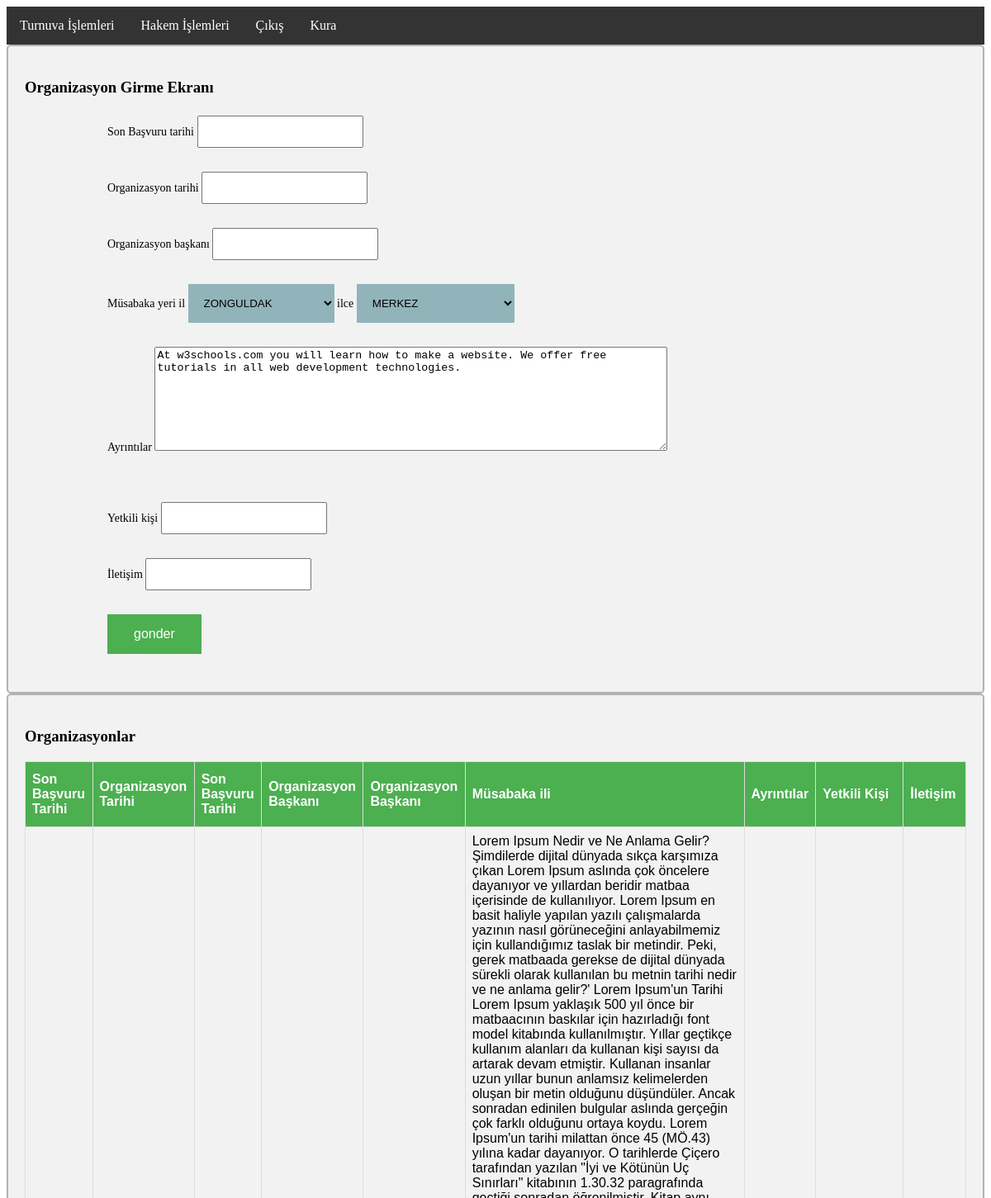
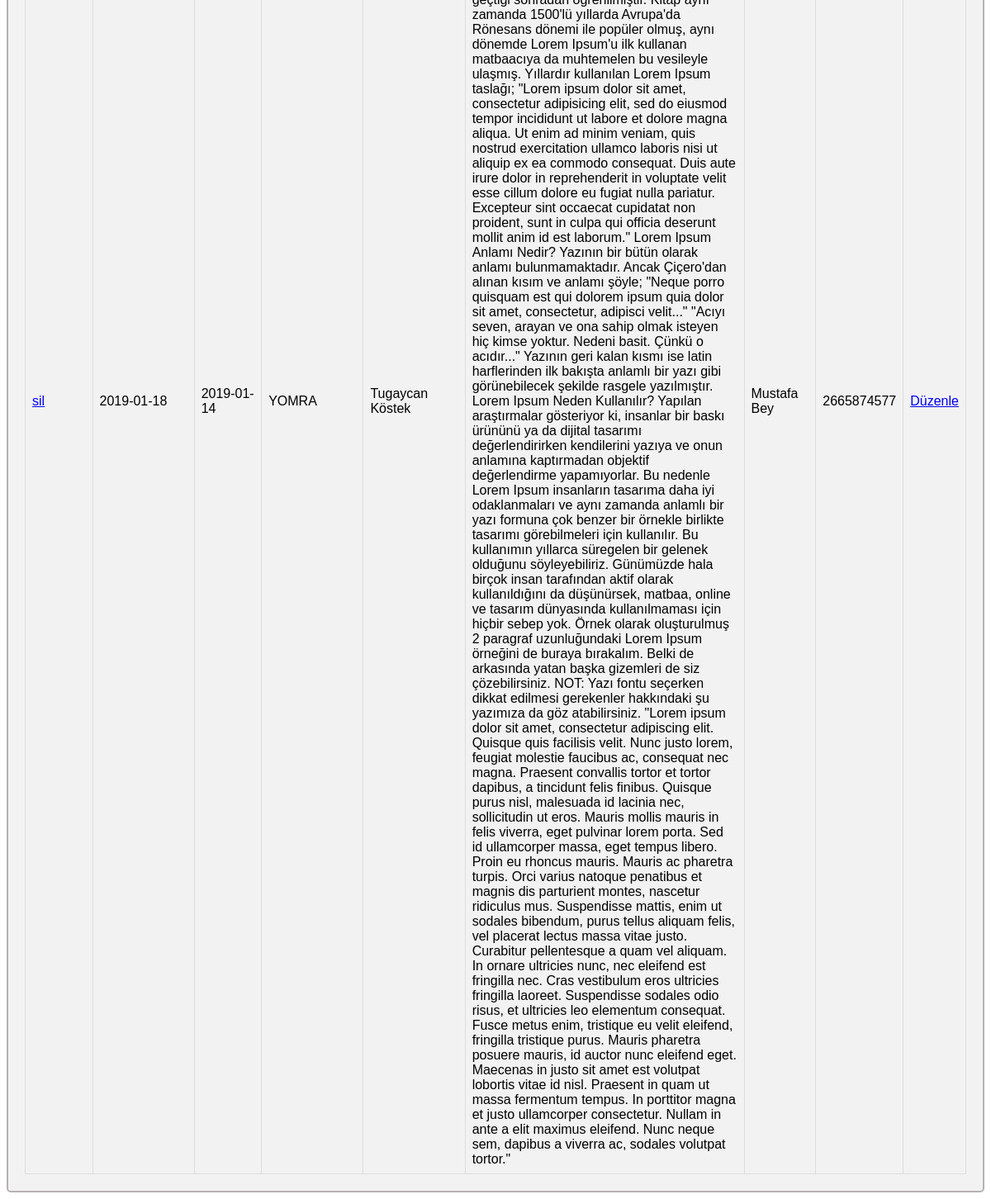
Page /admin/index.php (signed in) on the committed database (2 pictures, top to bottom).
### tables this page shows
CREATE TABLE `turnuva` (
  `turnuvaId` int(11) NOT NULL,
  `tar` date DEFAULT NULL,
  `sonBasTar` date DEFAULT NULL,
  `yoneticiId` int(11) DEFAULT NULL,
  `ilceId` int(11) DEFAULT NULL,
  `orgBaskan` varchar(50) DEFAULT NULL,
  `reglaman` text,
  `yetkiliKisi` varchar(50) DEFAULT NULL,
  `iletisim` varchar(50) DEFAULT NULL
);

CREATE TABLE `ilce` (
  `ilceId` int(11) NOT NULL,
  `ilId` int(11) DEFAULT NULL,
  `ilceAd` varchar(50) DEFAULT NULL
);

### admin/index.php (the view, shortened to what this page needs)
<head>
<?php include "../bag.php";
include "include.php";
?>
 <link rel="stylesheet" href="https://code.jquery.com/ui/1.12.1/themes/base/jquery-ui.css">
</head>
<div>
<h3>Organizasyon Girme Ekranı</h3>
<form method="POST" action="hakem/hakemGir.php">
<p>Son Başvuru tarihi <input type="text" name="sonBasvur" class="datepicker"></p>
<p>Organizasyon tarihi <input type="text" name="tarih" class="datepicker"></p>
<p>Organizasyon başkanı <input type="text" name="baskan"></p>
<p>Müsabaka yeri il <select name="il" id="il" onchange="showHint()">
<?php
$sql="select *from il";
$result = $conn->query($sql);
 while($row = $result->fetch_assoc()) {
		echo	"<option selected value=".$row["ilId"].">".$row["ilAd"]."</option>";
    }
?>
</select>
ilce <select name="ilce" id="ilce">
<?php
$sql="select *from ilce";
$result = $conn->query($sql);
 while($row = $result->fetch_assoc()) {
		echo	"<option selected value=".$row["ilceId"].">".$row["ilceAd"]."</option>";
    }
?>
</select>
 </p>
<p>Ayrıntılar <textarea name="ayrıntı" rows="8" cols="75">
At w3schools.com you will learn how to make a website. We offer free tutorials in all web development technologies.
</textarea><p>
<p>Yetkili kişi <input type="text" name="yetkili"></p>
<p>İletişim <input type="text" name="iletisim"></p>
<p><input type="submit" value="gonder"></p>
</div>
<div>
<h3>Organizasyonlar</h3>
<table>
<tr><th>Son Başvuru Tarihi</th><th>Organizasyon Tarihi</th><th>Son Başvuru Tarihi</th><th>Organizasyon Başkanı
</th><th>Organizasyon Başkanı</th><th>Müsabaka ili</th><th>Ayrıntılar</th><th>Yetkili Kişi</th><th>İletişim</th></tr>
<?php $sql="SELECT t.turnuvaId,t.tar,t.sonBasTar,t.yoneticiId,i.ilceAd,t.orgBaskan,t.reglaman,t.yetkiliKisi,t.iletisim ,i.ilceAd from turnuva t,ilce i where i.ilceId=t.ilceId and t.sonBasTar>NOW()";
$result = $conn->query($sql);
if($result->num_rows>0)
{
 while($row = $result->fetch_assoc()) {
echo	"<tr><td><a href=turnuvaSil.php?id=".$row["turnuvaId"].">sil</a></td><td>".$row["tar"]."</td><td>".$row["sonBasTar"]."</td><td>".$row["ilceAd"]."</td>
<td>".$row["orgBaskan"]."</td><td>".$row["reglaman"]."</td><td>".$row["yetkiliKisi"]."</td><td>".$row["iletisim"]."</td>
<td><a href=turnuvaDuzenle.php?id=".$row["turnuvaId"].">Düzenle</a></td></tr>";
    }
}else echo "<td>0 kayıt...</td></table></form></div>";
 $conn->close(); ?>

### style.css (style rules this page uses)
div { background-color: #e6ffff; border: 2px solid #2d1f1f4d; }
p { font-size: 14px; border-radius: 1px; padding-top: 5px; padding-right: 10px; padding-bottom: 10px; padding-left: 100px; }
table { font-family: "Trebuchet MS", Arial, Helvetica, sans-serif; border-collapse: collapse; width: 100%; }
table td, th { border: 1px solid #ddd; padding: 8px; }
table tr:nth-child(even) { background-color: #f2f2f2; }
table th { padding-top: 12px; padding-bottom: 12px; text-align: left; background-color: #4CAF50; color: white; }
input[type=text],[type=password] { padding: 10; margin: 0 0; display: table-cell; box-sizing: border-box; }
select { padding: 15px 15px; width: inherit; border: none; border-radius: 1px; background-color: #91b4bb; }
input[type=button], input[type=submit], input[type=reset], input[type=file] { background-color: #4CAF50; border: #0c1b1b; color: white; padding: 15px 32px; text-align: center; text-decoration: none; font-size: 16px; }
div { border-radius: 5px; background-color: #f2f2f2; padding: 20px; }

### rows in the picture
turnuva: tar "2019-01-18", sonBasTar "2019-01-14", ilceId.ilceAd "YOMRA", orgBaskan "Tugaycan Köstek", reglaman "Lorem Ipsum Nedir ve Ne Anlama Gelir? Şimdilerde dijital dünyada sıkça karşımıza çıkan Lorem Ipsum aslında çok öncelere dayanıyor ve yıllardan beridir matbaa içerisinde de kullanılıyor. Lorem Ipsum en basit haliyle yapılan yazılı çalışmalarda yazının nasıl görüneceğini anlayabilmemiz için kullandığımız taslak bir metindir. Peki, gerek matbaada gerekse de dijital dünyada sürekli olarak kullanılan bu metnin tarihi nedir ve ne anlama gelir?' Lorem Ipsum'un Tarihi Lorem Ipsum yaklaşık 500 yıl önce bir matbaacının baskılar için hazırladığı font model kitabında kullanılmıştır. Yıllar geçtikçe kullanım alanları da kullanan kişi sayısı da artarak devam etmiştir. Kullanan insanlar uzun yıllar bunun…", yetkiliKisi "Mustafa Bey", iletisim "2665874577"

### other values in the picture
form field il "ZONGULDAK"
form field ilce "MERKEZ"
